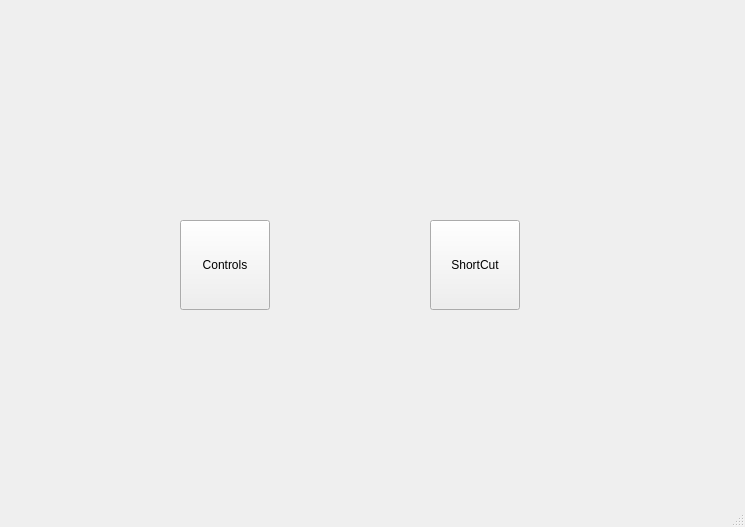
<?xml version="1.0" encoding="UTF-8"?>
<ui version="4.0">
 <class>MainWindow</class>
 <widget class="QMainWindow" name="MainWindow">
  <property name="geometry">
   <rect>
    <x>0</x>
    <y>0</y>
    <width>745</width>
    <height>527</height>
   </rect>
  </property>
  <property name="windowTitle">
   <string>MainWindow</string>
  </property>
  <widget class="QWidget" name="centralwidget">
   <widget class="QPushButton" name="pushButtonControl">
    <property name="geometry">
     <rect>
      <x>180</x>
      <y>220</y>
      <width>90</width>
      <height>90</height>
     </rect>
    </property>
    <property name="minimumSize">
     <size>
      <width>90</width>
      <height>90</height>
     </size>
    </property>
    <property name="maximumSize">
     <size>
      <width>90</width>
      <height>90</height>
     </size>
    </property>
    <property name="text">
     <string>Controls</string>
    </property>
   </widget>
   <widget class="QPushButton" name="pushButtonSC">
    <property name="geometry">
     <rect>
      <x>430</x>
      <y>220</y>
      <width>90</width>
      <height>90</height>
     </rect>
    </property>
    <property name="minimumSize">
     <size>
      <width>90</width>
      <height>90</height>
     </size>
    </property>
    <property name="maximumSize">
     <size>
      <width>90</width>
      <height>90</height>
     </size>
    </property>
    <property name="text">
     <string>ShortCut</string>
    </property>
   </widget>
  </widget>
  <widget class="QMenuBar" name="menubar">
   <property name="geometry">
    <rect>
     <x>0</x>
     <y>0</y>
     <width>745</width>
     <height>22</height>
    </rect>
   </property>
  </widget>
  <widget class="QStatusBar" name="statusbar"/>
 </widget>
 <resources/>
 <connections/>
</ui>
